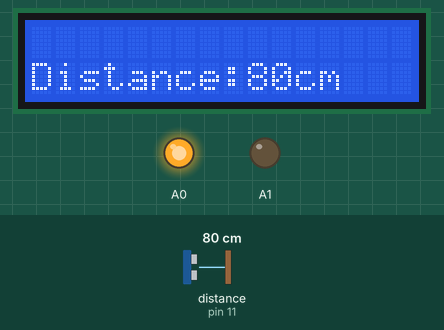
The sketch below on a simulated Arduino Uno, built with avr-gcc and run on an emulated ATmega328P. Shown: 16×2 character LCD, output pins drawn as LEDs (lit = HIGH). Wiring (inferred from the names in the program): ultrasonic range finder: trigger pin 12; echo pin 11. Inputs (shaded band) come from the test bench; at power-on: distance to the obstacle (sensor on pin 11) 80 cm. The echo pulse lasts 58.3 µs per cm; pins used as bus, display or sensor lines are not drawn.

Above: at 1.2 s.
1.3 s: distance to the obstacle (sensor on pin 11) set to 2 cm
At 1.7 s:
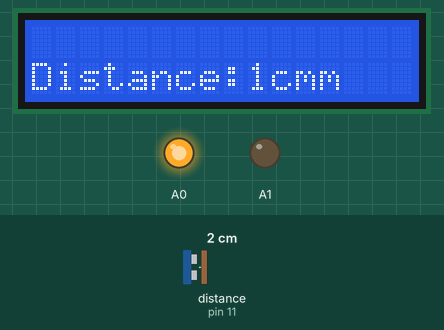
2.8 s: distance to the obstacle (sensor on pin 11) set to 97 cm
At 3.8 s:
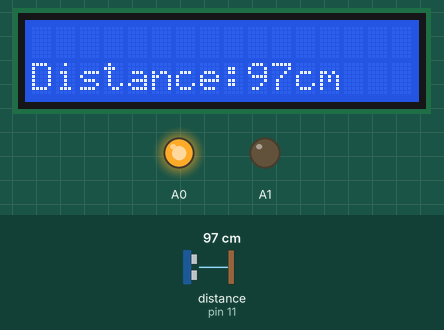
4.3 s: distance to the obstacle (sensor on pin 11) set to 105 cm
At 4.8 s:
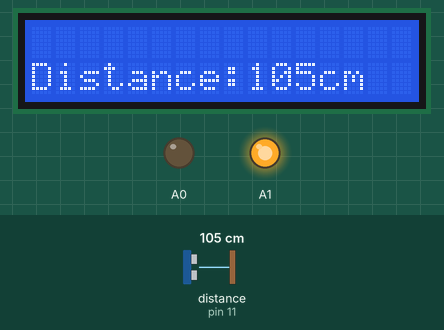
6.0 s: distance to the obstacle (sensor on pin 11) set to 4 cm
At 6.6 s:
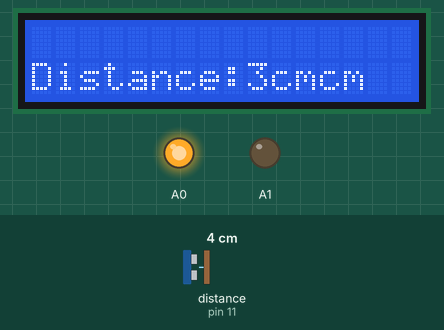
Timing chart, 0 to 8.7 s (numbered marks = the images above; inputs shaded):
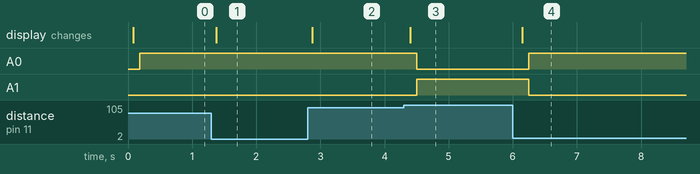

Measured:
- the behaviour switches between 99 and 100 cm on distance to the obstacle (sensor on pin 11) (found by bisection; images 2 and 3)
- after the input at 1.3 s, the display: changes after 0.08 s (image 1)
- after the input at 2.8 s, the display: changes after 0.07 s (image 2)
- after the input at 4.3 s, A0: HIGH → LOW after 0.20 s; A1: LOW → HIGH after 0.20 s; the display: changes after 0.10 s (image 3)
- after the input at 6.0 s, A0: LOW → HIGH after 0.25 s; A1: HIGH → LOW after 0.25 s; the display: changes after 0.15 s (image 4)

The sketch:

ArduinoRangeMeter.ino
```cpp
#include <LiquidCrystal.h>

LiquidCrystal lcd(2, 3, 4, 5, 6, 7);    //LCD :  (rs, enable, d4, d5, d6, d7)


const int trigPin = 12; // Trigger Ultrasonic Sensor
const int echoPin = 11; // Echo Ultrasonic Sensor

void setup()
{

pinMode(A0,OUTPUT);
pinMode(A1,OUTPUT);

lcd.begin(16,2);
pinMode(trigPin, OUTPUT);
pinMode(echoPin, INPUT);

lcd.setCursor(0,1);


}

void loop()
{
  long duration, cm;
  pinMode(trigPin, OUTPUT);
  digitalWrite(trigPin, LOW);
  delayMicroseconds(2);
  digitalWrite(trigPin, HIGH);
  delayMicroseconds(10);
  digitalWrite(trigPin, LOW);
  pinMode(echoPin, INPUT);
  duration = pulseIn(echoPin, HIGH);
  cm = ConvertMicrosecondsToCentimeters(duration);

lcd.setCursor(0,0);
lcd.print("");
delay(10);
lcd.setCursor(0,1);
lcd.print("Distance:");
lcd.print(cm);
lcd.print("cm");
delay(100);

if(cm >=100){
    digitalWrite(A0,LOW);
    digitalWrite(A1,HIGH);
     delay(100);

  }
  else if(cm<100){
    digitalWrite(A0,HIGH);
    digitalWrite(A1,LOW);
    delay(100);
  }
}


long ConvertMicrosecondsToCentimeters(long microseconds)
{
   return microseconds / 29 / 2;
}
```
